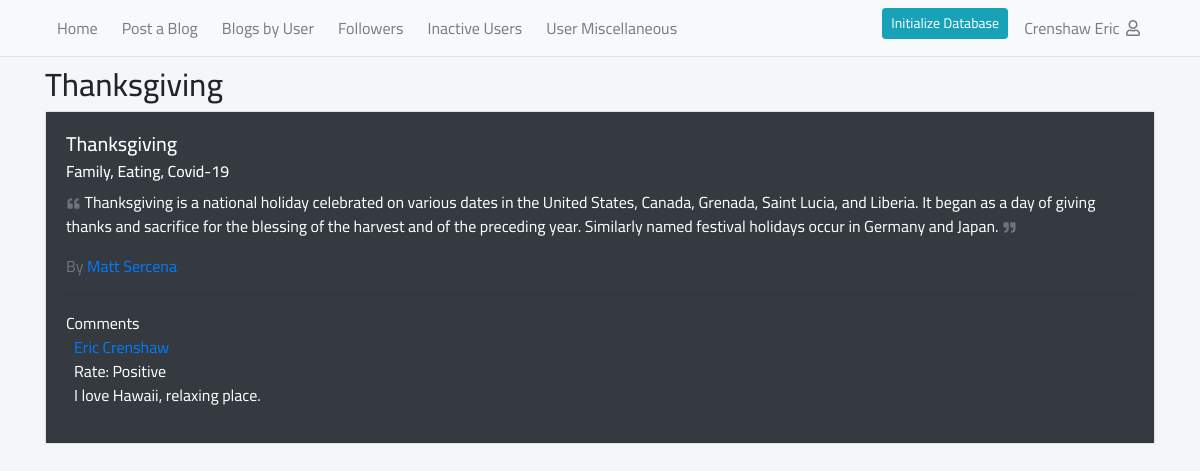
Page /blog.php?id=2 (signed in) on the committed database.
### tables this page shows
CREATE TABLE IF NOT EXISTS `blogs` (
  `id` int(11) NOT NULL AUTO_INCREMENT,
  `user_id` int(11) NOT NULL,
  `subject` varchar(255) NOT NULL,
  `description` text NOT NULL,
  `tags` varchar(255) NOT NULL,
  `created_at` datetime NOT NULL DEFAULT current_timestamp(),
  PRIMARY KEY (`id`)
);

CREATE TABLE IF NOT EXISTS `users` (
  `id` int(11) NOT NULL AUTO_INCREMENT,
  `first_name` varchar(100) NOT NULL,
  `last_name` varchar(100) NOT NULL,
  `username` varchar(50) NOT NULL,
  `email` varchar(100) NOT NULL,
  `password` varchar(255) NOT NULL,
  `hobbies` varchar(255) DEFAULT NULL,
  `created_at` datetime NOT NULL DEFAULT current_timestamp(),
  PRIMARY KEY (`id`),
  UNIQUE KEY `username` (`username`),
  UNIQUE KEY `email` (`email`)
);

CREATE TABLE IF NOT EXISTS `comments` (
  `commentid` int(11) NOT NULL AUTO_INCREMENT,
  `description` text NOT NULL,
  `sentiment` enum('Positive','Negative') NOT NULL DEFAULT 'Positive',
  `blog_id` int(11) NOT NULL,
  `user_id` int(11) NOT NULL,
  `created_at` datetime NOT NULL DEFAULT current_timestamp(),
  PRIMARY KEY (`commentid`) USING BTREE,
  KEY `blog_id` (`blog_id`),
  KEY `user_id` (`user_id`)
);

### blog.php (the view, shortened to what this page needs)
<?php
    require_once 'init.php';
    if(isset($_GET['id']) && $id = intval($_GET['id'])){
        $stm = $db->prepare("SELECT
        `blogs`.*, `users`.`first_name`, `users`.`last_name`
        FROM `blogs`
        LEFT JOIN `users` ON `blogs`.`user_id` = `users`.`id`
        WHERE `blogs`.`id` = ? LIMIT 1");
        $stm->execute([$id]);
        $blog = $stm->fetch(\PDO::FETCH_OBJ);
        if(!$blog){
            $redirectTo = isset($_SERVER['HTTP_REFERER']) ? $_SERVER['HTTP_REFERER'] : 'index.php';
            header("Location: $redirectTo");
            exit();
        } else {
            $blog->comments  = $db->query("SELECT `comments`.*, `users`.`first_name`, `users`.`last_name` FROM `comments`
                LEFT JOIN `users` ON `comments`.`user_id` = `users`.`id`
                WHERE `comments`.`blog_id`= $blog->id
                ORDER BY `created_at` DESC
            ")->fetchAll(\PDO::FETCH_OBJ);
        }
    } else {
        $_SESSION['infoMessage'] = 'Blog not found.';
        $redirectTo = isset($_SERVER['HTTP_REFERER']) ? $_SERVER['HTTP_REFERER'] : 'index.php';
        header("Location: $redirectTo");
        exit();
    }
?>
<!DOCTYPE html>
<html lang="en">
<head>
    <link rel="stylesheet" href="plugins/fontawesome-free/css/all.min.css">
    <link rel="stylesheet" href="plugins/bootstrap/css/bootstrap.min.css">
    <link rel="stylesheet" href="css/app.css">
</head>
<body>
    <?php require_once LAYOUTS_PATH.'navbar.inc.php';?>
    <div class="main-page">
        <div class="container">
            <h2><?= htmlspecialchars($blog->subject) ?></h2>
            <div href="blog.php?id=<?= $blog->id ?>" class="card mb-4">
                <div class="card-body text-white bg-dark">
                    <h5 class="card-title"><?= htmlspecialchars($blog->subject) ?></h5>
                    <h6 class="card-subtitle mb-2 "><?= htmlspecialchars($blog->tags) ?></h6>
                    <p class="card-text">
                        <i class="fas fa-fw fa-xs fa-quote-left text-muted"></i>
                        <?= htmlspecialchars($blog->description) ?>
                        <i class="fas fa-fw fa-xs fa-quote-right text-muted"></i>
                    </p>
                    <div class="text-muted">
                        By
                        <a href="index.php?userid=<?= $blog->user_id ?>">
                            <?= htmlspecialchars($blog->first_name) . ' ' . htmlspecialchars($blog->last_name) ?>
                        </a>
                    </div>
                    <?php if(count($blog->comments) > 0): ?>
                        <hr>
                        Comments
                        <?php foreach($blog->comments as $comment): ?>
                            <div class="comment ml-2">
                                <div class="text-muted">
                                    <a href="index.php?userid=<?= $blog->user_id ?>">
                                        <?= htmlspecialchars($comment->first_name) . ' ' . htmlspecialchars($comment->last_name) ?>
                                    </a>
                                </div>
                                <div>Rate: <?= htmlspecialchars($comment->sentiment) ?></div>
                                <p><?= htmlspecialchars($comment->description) ?></p>
                            </div>
                        <?php endforeach; ?>
                    <?php endif; ?>
                </div>
            </div>
        </div>
    </div>
</body>
</html>

### css/app.css (style rules this page uses)
body { background-color: #f4f6f9; font-family: 'Cairo', sans-serif; }
.main-page { min-height: calc(100vh - 130px); }

### rows in the picture
blogs: subject "Thanksgiving", tags "Family, Eating, Covid-19", description "Thanksgiving is a national holiday celebrated on various dates in the United States, Canada, Grenada, Saint Lucia, and Liberia. It began as a day of giving thanks and sacrifice for the blessing of the harvest and of the preceding year. Similarly named festival holidays occur in Germany and Japan.", user.first_name "Matt", user.last_name "Sercena"
comments: user.first_name "Eric", user.last_name "Crenshaw", sentiment "Positive", description "I love Hawaii, relaxing place."

### other values in the picture
$_SESSION['auth']['last_name'] "Crenshaw"
$_SESSION['auth']['first_name'] "Eric"
